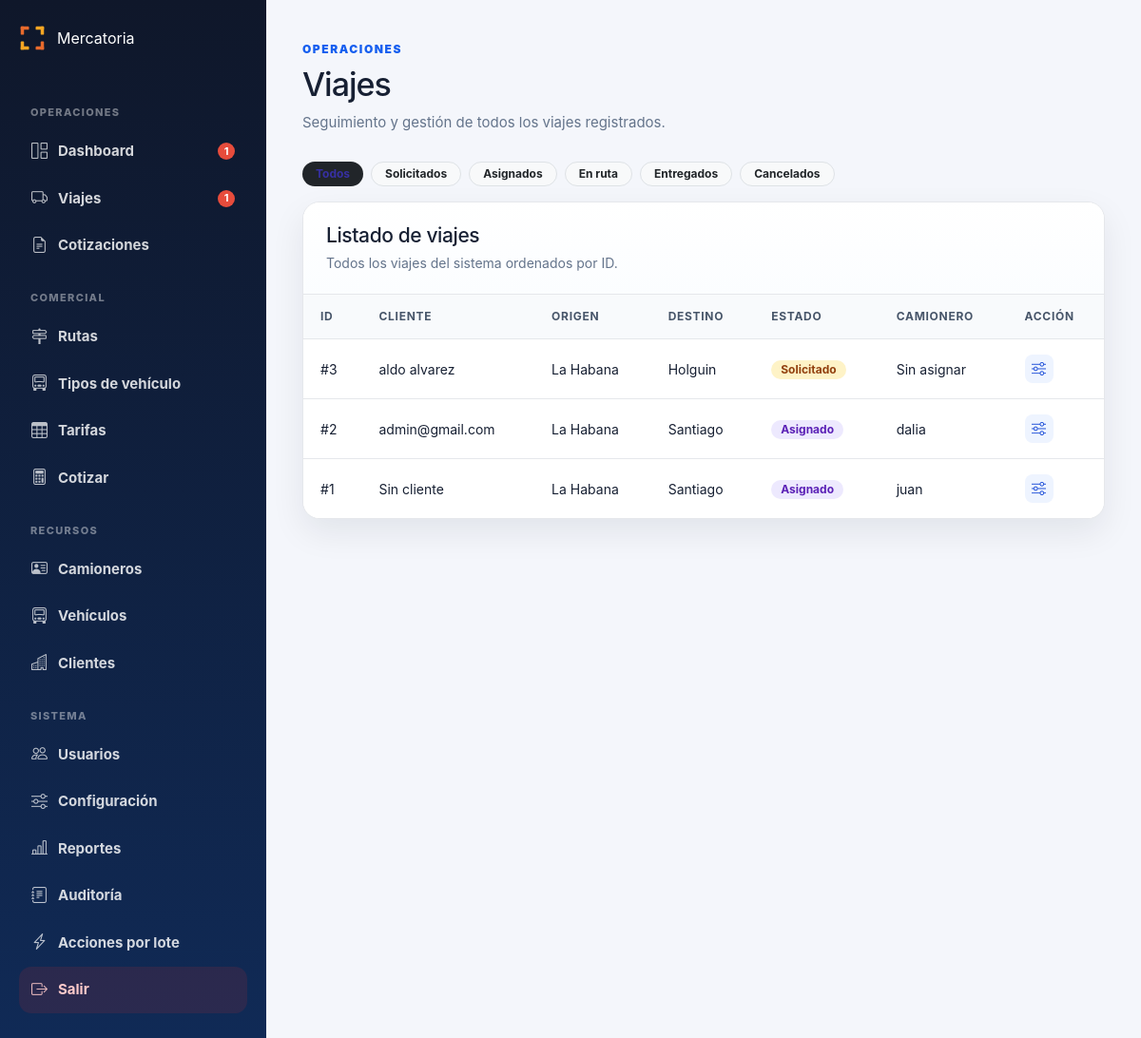
Before: /admin/viajes (signed in) with the older database file.
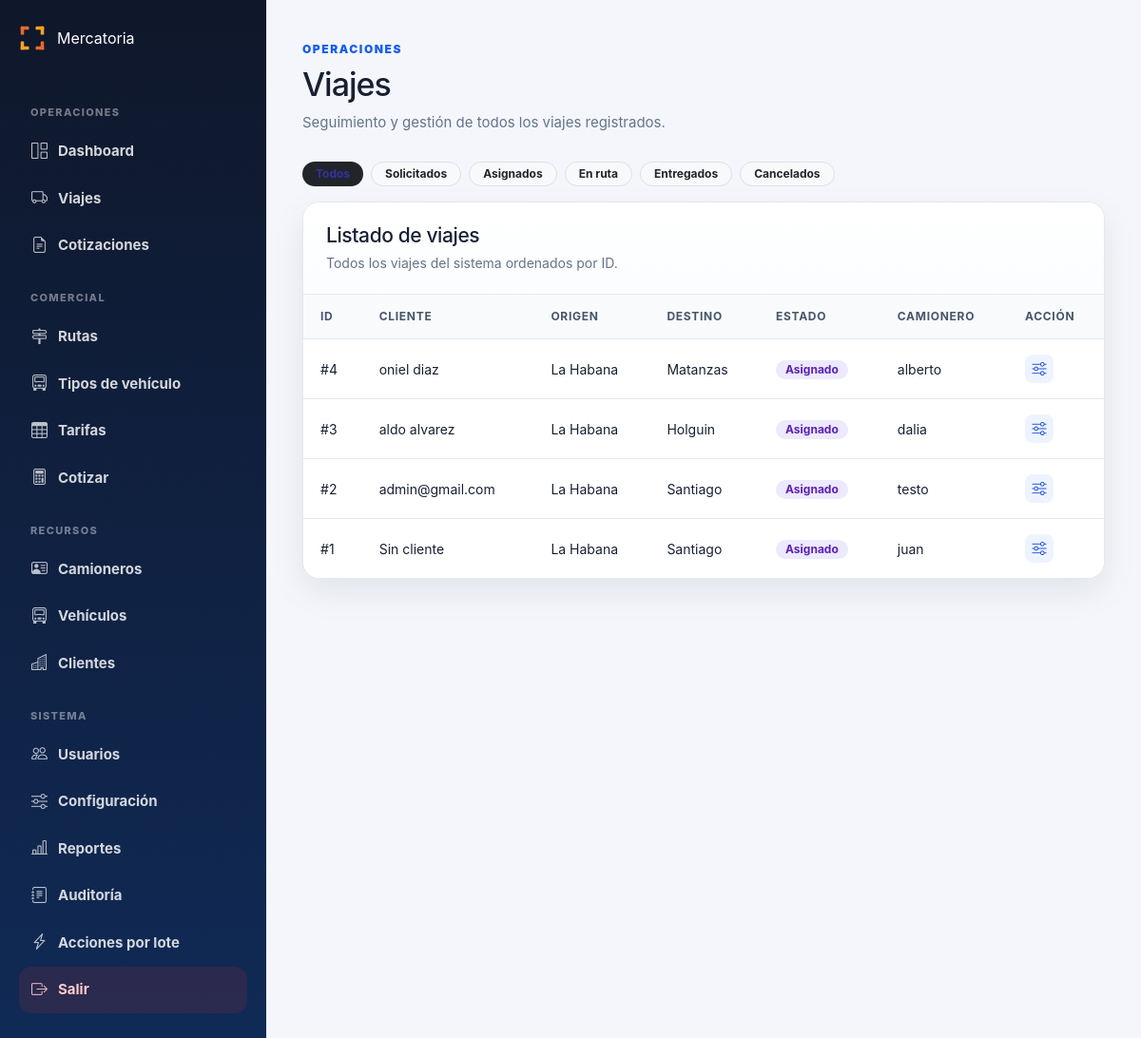
After: the same page with the newer database file.
### tables this page shows
CREATE TABLE viajes (
        id INTEGER PRIMARY KEY AUTOINCREMENT,
        cliente TEXT,
        cliente_id INTEGER,
        ruta_id INTEGER,
        tarifa_id INTEGER,
        tipo_vehiculo_id INTEGER,
        origen TEXT,
        destino TEXT,
        precio REAL DEFAULT 0,
        precio_calculado REAL DEFAULT 0,
        precio_final REAL DEFAULT 0,
        precio_editado INTEGER DEFAULT 0,
        motivo_edicion_precio TEXT,
        combustible REAL DEFAULT 0,
        pago_camionero REAL DEFAULT 0,
        camionero REAL DEFAULT 0,
        comision REAL DEFAULT 0,
        beneficio REAL DEFAULT 0,
        estado TEXT DEFAULT 'Solicitado',
        camionero_id INTEGER,
        camionero_nombre TEXT,
        vehiculo_id INTEGER,
        fecha_creacion TEXT DEFAULT CURRENT_TIMESTAMP,
        fecha_asignacion TEXT,
        fecha_recogida TEXT,
        fecha_entrega TEXT,
        observaciones TEXT
    , cotizacion_id INTEGER, km REAL, kilometros REAL, precio_cliente REAL, combustible_estimado REAL, beneficio_estimado REAL, vehiculo_placa TEXT);

### routes/admin.py (the view)
@admin_bp.route("/viajes")
def viajes():
    if not requiere_admin():
        return redirect("/login")
    filtro = request.args.get("estado", "").strip().lower()
    conexion = conectar()
    cursor = conexion.cursor()
    if filtro:
        cursor.execute("""
            SELECT v.id,
                   COALESCE(cl.nombre, v.cliente, 'Sin cliente') as cliente,
                   v.origen, v.destino, v.estado, v.camionero_nombre
            FROM viajes v
            LEFT JOIN clientes cl ON v.cliente_id = cl.id
            WHERE LOWER(v.estado) = ?
            ORDER BY v.id DESC
        """, (filtro,))
    else:
        cursor.execute("""
            SELECT v.id,
                   COALESCE(cl.nombre, v.cliente, 'Sin cliente') as cliente,
                   v.origen, v.destino, v.estado, v.camionero_nombre
            FROM viajes v
            LEFT JOIN clientes cl ON v.cliente_id = cl.id
            ORDER BY v.id DESC
        """)
    lista = cursor.fetchall()
    conexion.close()
    return render_template("admin/viajes.html", lista=lista, filtro=filtro)

### app.py (called while the page is built)
@app.context_processor
def sidebar_badges():
    try:
        conexion = conectar()
        cursor = conexion.cursor()
        cursor.execute(
            "SELECT COUNT(*) FROM viajes WHERE estado IN ('Pendiente', 'Solicitado')"
        )
        viajes_urgentes = cursor.fetchone()[0]
        cursor.execute(
            "SELECT COUNT(*) FROM viajes WHERE estado = 'Solicitado'"
        )
        dashboard_urgentes = cursor.fetchone()[0]
        conexion.close()
    except Exception:
        viajes_urgentes = 0
        dashboard_urgentes = 0
    return dict(
        sidebar_viajes_urgentes=viajes_urgentes,
        sidebar_dashboard_urgentes=dashboard_urgentes,
    )

### database.py (called while the page is built)
def conectar():
    con = sqlite3.connect(DATABASE_NAME)
    con.row_factory = sqlite3.Row
    return con

### routes/admin.py (called while the page is built)
def conectar():
    conexion = sqlite3.connect("mercatoria.db")
    conexion.row_factory = sqlite3.Row
    return conexion

def requiere_admin():
    return "usuario" in session and session.get("rol") in ["admin", "operador"]

### templates/admin/viajes.html (shortened to what this page needs)
{% extends "admin/base_admin.html" %}
{% block contenido %}
{% set bc = {
    'solicitado': 'badge-warn',
    'pendiente':  'badge-warn',
    'asignado':   'badge-active',
    'en ruta':    'badge-info',
    'entregado':  'badge-ok',
    'cancelado':  'badge-danger'
} %}
<div class="page-header">
    <div>
        <span class="eyebrow">Operaciones</span>
        <h1>Viajes</h1>
        <p>Seguimiento y gestión de todos los viajes registrados.</p>
    </div>
</div>
<div style="display:flex;gap:8px;flex-wrap:wrap;margin-bottom:16px;">
    <a href="/admin/viajes" class="badge {% if not filtro %}bg-dark{% else %}bg-light text-dark border{% endif %}" style="text-decoration:none;padding:6px 14px;font-size:12px;">Todos</a>
    <a href="/admin/viajes?estado=solicitado" class="badge {% if filtro=='solicitado' %}bg-dark{% else %}bg-light text-dark border{% endif %}" style="text-decoration:none;padding:6px 14px;font-size:12px;">Solicitados</a>
    <a href="/admin/viajes?estado=asignado" class="badge {% if filtro=='asignado' %}bg-dark{% else %}bg-light text-dark border{% endif %}" style="text-decoration:none;padding:6px 14px;font-size:12px;">Asignados</a>
    <a href="/admin/viajes?estado=en+ruta" class="badge {% if filtro=='en ruta' %}bg-dark{% else %}bg-light text-dark border{% endif %}" style="text-decoration:none;padding:6px 14px;font-size:12px;">En ruta</a>
    <a href="/admin/viajes?estado=entregado" class="badge {% if filtro=='entregado' %}bg-dark{% else %}bg-light text-dark border{% endif %}" style="text-decoration:none;padding:6px 14px;font-size:12px;">Entregados</a>
    <a href="/admin/viajes?estado=cancelado" class="badge {% if filtro=='cancelado' %}bg-dark{% else %}bg-light text-dark border{% endif %}" style="text-decoration:none;padding:6px 14px;font-size:12px;">Cancelados</a>
</div>
<section class="panel">
    <div class="panel-header">
        <div>
            <h2>Listado de viajes</h2>
            <p>Todos los viajes del sistema ordenados por ID.</p>
        </div>
    </div>
    <div class="table-wrapper">
        <table class="data-table">
            <thead>
                <tr>
                    <th>ID</th>
                    <th>Cliente</th>
                    <th>Origen</th>
                    <th>Destino</th>
                    <th>Estado</th>
                    <th>Camionero</th>
                    <th>Acción</th>
                </tr>
            </thead>
            <tbody>
                {% for v in lista %}
                <tr>
                    <td>#{{ v[0] }}</td>
                    <td>{{ v[1] }}</td>
                    <td>{{ v[2] }}</td>
                    <td>{{ v[3] }}</td>
                    <td>
                        <span class="badge {{ bc.get(v[4]|lower, '') }}">{{ v[4] }}</span>
                    </td>
                    <td>{{ v[5] if v[5] else "Sin asignar" }}</td>
                    <td>
                        <a href="/admin/viaje/{{ v[0] }}"
                           class="btn-icon-action"
                           title="Gestionar viaje #{{ v[0] }}">
                            <i class="bi bi-sliders"></i>
                        </a>
                    </td>
                </tr>
                {% else %}
                <tr>
                    <td colspan="7" class="empty-state">No hay viajes registrados.</td>
                </tr>
                {% endfor %}
            </tbody>
        </table>
    </div>
</section>
{% endblock %}

Changed rows visible on the page:
added viajes: id "4", v "oniel diaz", origen "La Habana", destino "Matanzas", estado "Asignado", camionero_nombre "alberto"
changed viajes "Holguin": estado "Solicitado" → "Asignado"; camionero_nombre "Sin asignar" → "dalia"
changed viajes "admin@gmail.com": camionero_nombre "dalia" → "testo"
Other visible differences:
{{ sidebar_dashboard_urgentes }}: "1" → (not shown)
{{ sidebar_viajes_urgentes }}: "1" → (not shown)
